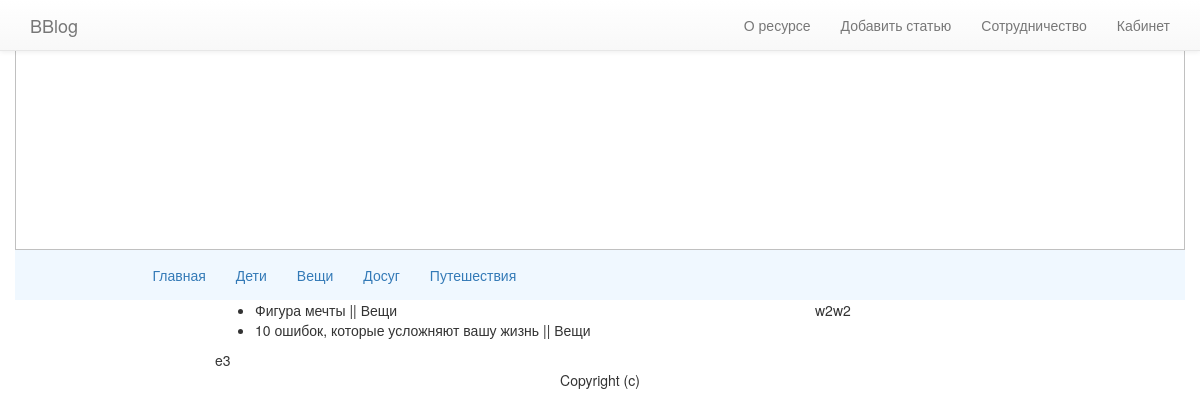
Before: /things/ with the older database file.
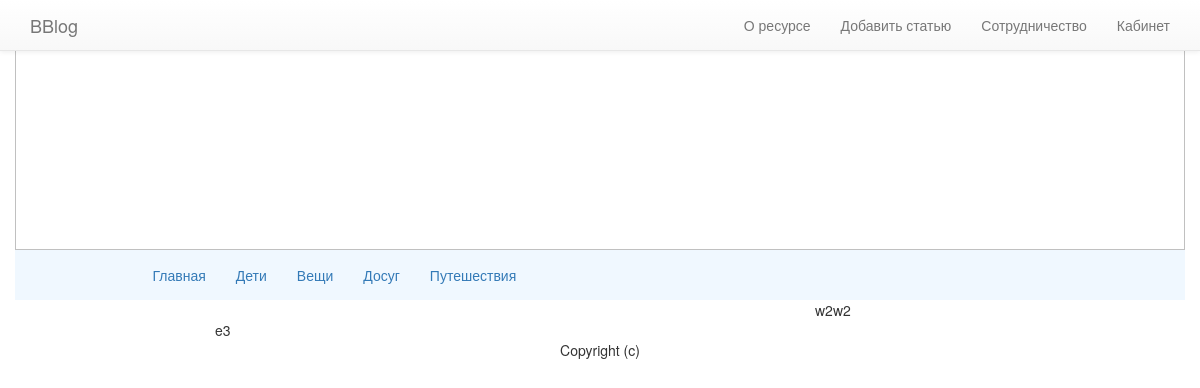
After: the same page with the newer database file.
### news/models.py (models this page shows, shortened)
class SingleNews(models.Model):
    user = models.ForeignKey(settings.AUTH_USER_MODEL, blank=True, null=True)
    title = models.CharField(max_length=120, blank=False)
    previewText = models.TextField(max_length=260, blank=True)
    fullText = models.TextField()
    publish = models.DateField(auto_now=False, auto_now_add=False)
    updated = models.DateTimeField(auto_now=True, auto_now_add=False)
    timestamp = models.DateTimeField(auto_now=False, auto_now_add=True)
    slug = models.SlugField(unique=True)
    image = models.ImageField(upload_to=upload_location,
                              null=True, blank=True,
                              height_field='height_field',
                              width_field='width_field')
    height_field = models.IntegerField(default=0)
    width_field = models.IntegerField(default=0)
    CH = u'Дети'
    TH = u'Вещи'
    DS = u'Досуг'
    TR = u'Путешествия'
    CATEGORY_CHOICES = (
        (CH, u'Дети'),
        (TH, u'Вещи'),
        (DS, u'Досуг'),
        (TR, u'Путешествия'),
    )
    category = models.CharField(max_length=40, choices=CATEGORY_CHOICES, default=CH)
    objects = PostManager()

### news/views.py (the view)
# urls.py: url(r'^things/$', ThingsListView.as_view()),
class ThingsListView(ListView):
    queryset = SingleNews.objects.all().filter(category__iexact=u"Вещи")
    template_name = 'things.html'

### templates/things.html
{% extends "base.html" %}
{% block content %}
    <ul>
        {% for obj in object_list %}
            <li>{{ obj.title }} || {{ obj.category }}</li>
        {% endfor %}
    </ul>
{% endblock content %}

Changed rows visible on the page:
no longer on this page (row edited): SingleNews: title "Фигура мечты", category "Вещи"
removed SingleNews: title "10 ошибок, которые усложняют вашу жизнь", category "Вещи"
